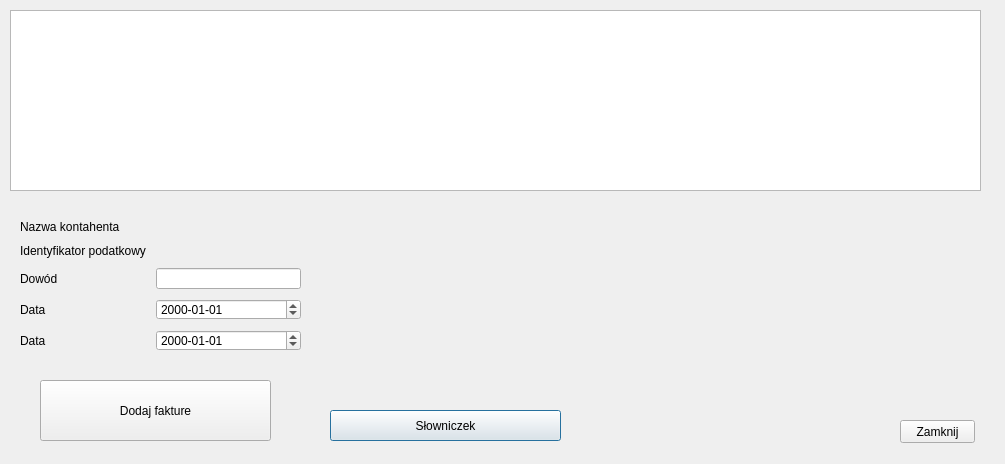
<?xml version="1.0" encoding="UTF-8"?>
<ui version="4.0">
 <class>OperationDialog</class>
 <widget class="QDialog" name="OperationDialog">
  <property name="geometry">
   <rect>
    <x>0</x>
    <y>0</y>
    <width>1005</width>
    <height>464</height>
   </rect>
  </property>
  <property name="windowTitle">
   <string>Dialog</string>
  </property>
  <widget class="QPushButton" name="dictButton">
   <property name="geometry">
    <rect>
     <x>330</x>
     <y>410</y>
     <width>231</width>
     <height>31</height>
    </rect>
   </property>
   <property name="text">
    <string>Słowniczek</string>
   </property>
  </widget>
  <widget class="QTableView" name="operationsTableView">
   <property name="geometry">
    <rect>
     <x>10</x>
     <y>10</y>
     <width>971</width>
     <height>181</height>
    </rect>
   </property>
  </widget>
  <widget class="QWidget" name="formLayoutWidget_3">
   <property name="geometry">
    <rect>
     <x>10</x>
     <y>210</y>
     <width>301</width>
     <height>161</height>
    </rect>
   </property>
   <layout class="QFormLayout" name="formLayout_3">
    <property name="horizontalSpacing">
     <number>10</number>
    </property>
    <property name="verticalSpacing">
     <number>10</number>
    </property>
    <property name="leftMargin">
     <number>10</number>
    </property>
    <property name="topMargin">
     <number>10</number>
    </property>
    <property name="rightMargin">
     <number>10</number>
    </property>
    <property name="bottomMargin">
     <number>10</number>
    </property>
    <item row="0" column="0">
     <widget class="QLabel" name="label1">
      <property name="text">
       <string>Nazwa kontahenta</string>
      </property>
     </widget>
    </item>
    <item row="2" column="0">
     <widget class="QLabel" name="invoiceLabel">
      <property name="text">
       <string>Dowód</string>
      </property>
     </widget>
    </item>
    <item row="2" column="1">
     <widget class="QLineEdit" name="invoiceEdit"/>
    </item>
    <item row="3" column="1">
     <widget class="QDateEdit" name="dateEdit1">
      <property name="displayFormat">
       <string>yyyy-MM-dd</string>
      </property>
     </widget>
    </item>
    <item row="4" column="1">
     <widget class="QDateEdit" name="dateEdit2">
      <property name="displayFormat">
       <string>yyyy-MM-dd</string>
      </property>
     </widget>
    </item>
    <item row="5" column="0">
     <layout class="QVBoxLayout" name="verticalLayout_3"/>
    </item>
    <item row="3" column="0">
     <widget class="QLabel" name="dateEditLabel1">
      <property name="text">
       <string>Data</string>
      </property>
     </widget>
    </item>
    <item row="4" column="0">
     <widget class="QLabel" name="dateEditLabel2">
      <property name="text">
       <string>Data</string>
      </property>
     </widget>
    </item>
    <item row="1" column="0">
     <widget class="QLabel" name="label2">
      <property name="text">
       <string>Identyfikator podatkowy</string>
      </property>
     </widget>
    </item>
    <item row="1" column="1">
     <widget class="QLabel" name="idLabel">
      <property name="text">
       <string/>
      </property>
     </widget>
    </item>
    <item row="0" column="1">
     <widget class="QLabel" name="contractorLabel">
      <property name="text">
       <string/>
      </property>
     </widget>
    </item>
   </layout>
  </widget>
  <widget class="QWidget" name="gridLayoutWidget_3">
   <property name="geometry">
    <rect>
     <x>330</x>
     <y>210</y>
     <width>651</width>
     <height>191</height>
    </rect>
   </property>
   <layout class="QGridLayout" name="kGridLayout">
    <property name="leftMargin">
     <number>0</number>
    </property>
   </layout>
  </widget>
  <widget class="QPushButton" name="closeButton">
   <property name="geometry">
    <rect>
     <x>900</x>
     <y>420</y>
     <width>75</width>
     <height>23</height>
    </rect>
   </property>
   <property name="text">
    <string>Zamknij</string>
   </property>
  </widget>
  <widget class="QPushButton" name="addInvoiceButton">
   <property name="geometry">
    <rect>
     <x>40</x>
     <y>380</y>
     <width>231</width>
     <height>61</height>
    </rect>
   </property>
   <property name="text">
    <string>Dodaj fakture</string>
   </property>
  </widget>
 </widget>
 <resources/>
 <connections/>
</ui>
